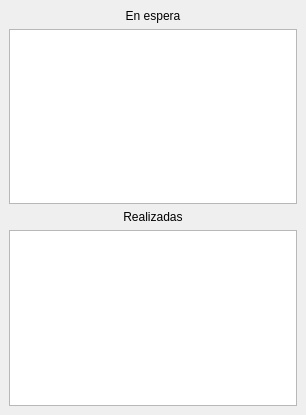
<?xml version="1.0" encoding="UTF-8"?>
<ui version="4.0">
 <class>VentanaAlmacenPrima</class>
 <widget class="QMainWindow" name="VentanaAlmacenPrima">
  <property name="geometry">
   <rect>
    <x>0</x>
    <y>0</y>
    <width>306</width>
    <height>415</height>
   </rect>
  </property>
  <property name="minimumSize">
   <size>
    <width>306</width>
    <height>415</height>
   </size>
  </property>
  <property name="maximumSize">
   <size>
    <width>306</width>
    <height>415</height>
   </size>
  </property>
  <property name="windowTitle">
   <string>Peticiones</string>
  </property>
  <property name="windowIcon">
   <iconset resource="imagenes.qrc">
    <normaloff>:/imagenes/Imagenes/iconoAlmacenE.png</normaloff>:/imagenes/Imagenes/iconoAlmacenE.png</iconset>
  </property>
  <widget class="QWidget" name="centralwidget">
   <layout class="QHBoxLayout" name="horizontalLayout">
    <item>
     <layout class="QVBoxLayout" name="verticalLayout">
      <item>
       <widget class="QLabel" name="enEspera">
        <property name="text">
         <string>En espera</string>
        </property>
        <property name="alignment">
         <set>Qt::AlignCenter</set>
        </property>
       </widget>
      </item>
      <item>
       <widget class="QTextBrowser" name="cuadroEspera"/>
      </item>
      <item>
       <widget class="QLabel" name="realizas">
        <property name="text">
         <string>Realizadas</string>
        </property>
        <property name="alignment">
         <set>Qt::AlignCenter</set>
        </property>
       </widget>
      </item>
      <item>
       <widget class="QTextBrowser" name="cuadroRealizadas"/>
      </item>
     </layout>
    </item>
   </layout>
  </widget>
 </widget>
 <resources>
  <include location="imagenes.qrc"/>
 </resources>
 <connections/>
</ui>
